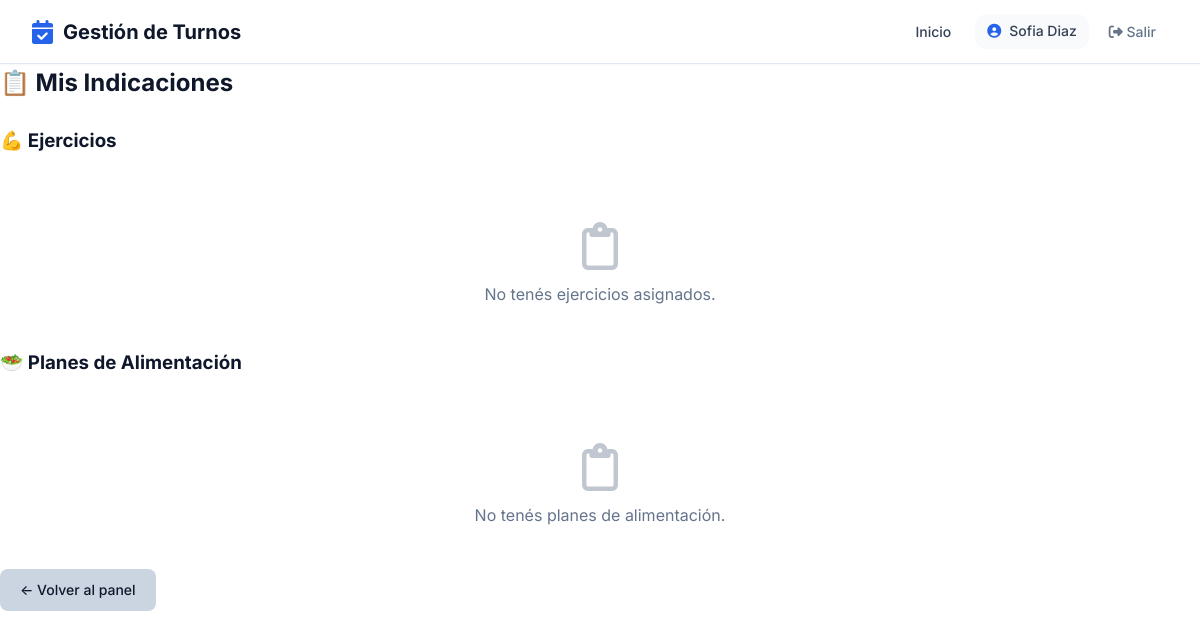
The app's page /paciente/mis-indicaciones/ (signed in), older data.
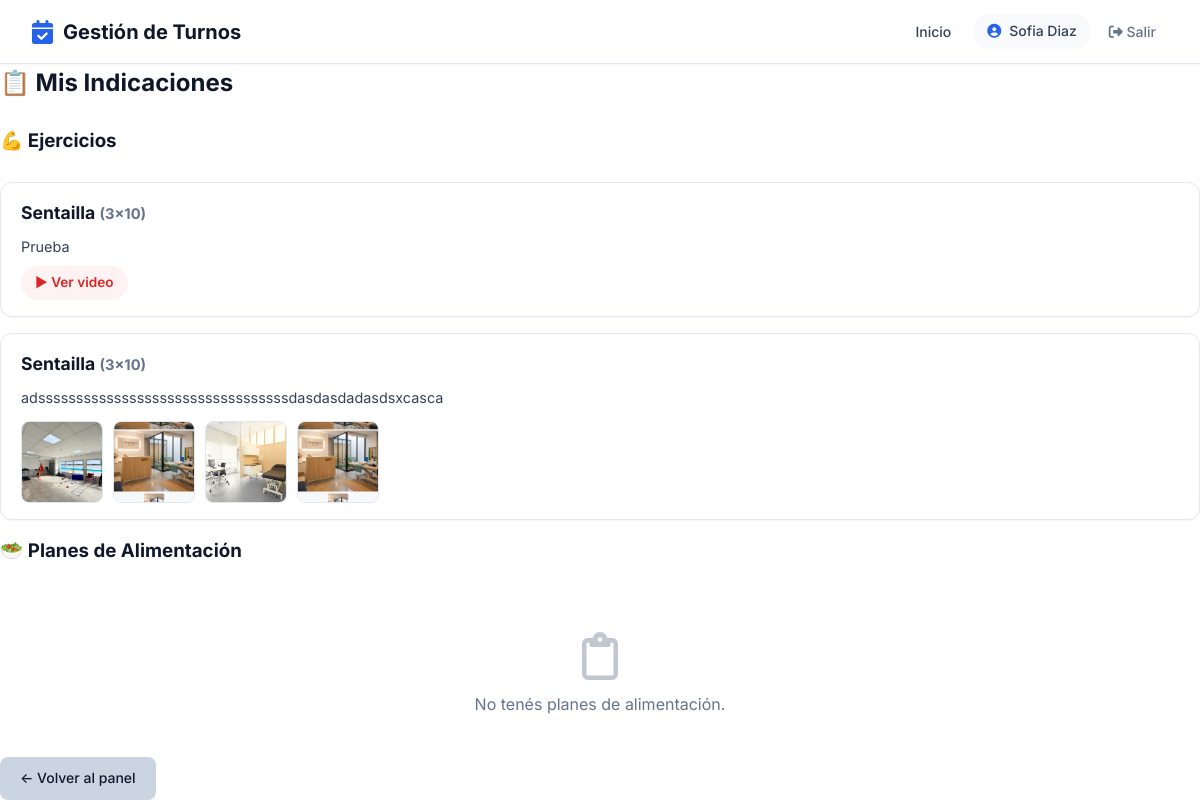
The same page, newer data.
### historias_clinicas/models.py (models this page shows, shortened)
class Ejercicio(ModeloBase):
    profesional = models.ForeignKey(
        'profesionales.Profesional',
        on_delete=models.CASCADE,
        verbose_name='Profesional'
    )
    paciente = models.ForeignKey(
        'pacientes.Paciente',
        on_delete=models.CASCADE,
        related_name='ejercicios',
        verbose_name='Paciente'
    )
    fecha = models.DateField(default=date.today, verbose_name='Fecha')
    nombre = models.CharField(max_length=200, verbose_name='Nombre del ejercicio')
    series = models.PositiveIntegerField(default=3, verbose_name='Series')
    repeticiones = models.PositiveIntegerField(default=10, verbose_name='Repeticiones')
    descripcion = models.TextField(blank=True, verbose_name='Descripción / Notas')
    link_video = models.URLField(blank=True, verbose_name='Link de YouTube')
    class Meta:
        verbose_name = 'Ejercicio'
        verbose_name_plural = 'Ejercicios'
        ordering = ['-fecha', 'nombre']

class ImagenEjercicio(ModeloBase):
    ejercicio = models.ForeignKey(
        Ejercicio,
        on_delete=models.CASCADE,
        related_name='imagenes',
        verbose_name='Ejercicio'
    )
    imagen = models.ImageField(upload_to='ejercicios/', verbose_name='Imagen')
    class Meta:
        verbose_name = 'Imagen de ejercicio'
        verbose_name_plural = 'Imágenes de ejercicios'

### pacientes/views_portal.py (the view)
@login_required
def mis_indicaciones(request):
    if request.user.rol != 'paciente':
        return redirect('home')
    paciente = get_object_or_404(Paciente, usuario=request.user)
    ejercicios = Ejercicio.objects.filter(paciente=paciente).order_by('-fecha')
    planes = PlanAlimentacion.objects.filter(paciente=paciente).order_by('-fecha')
    return render(request, 'pacientes/portal/mis_indicaciones.html', {
        'paciente': paciente,
        'ejercicios': ejercicios,
        'planes': planes,
    })

### pacientes/templates/pacientes/portal/mis_indicaciones.html (shortened to what this page needs)
{% extends 'core_app/base.html' %}
{% load static %}
{% block extra_css %}
    <link rel="stylesheet" href="{% static 'css/pages/ejercicios.css' %}">
{% endblock %}
{% block content %}
<div class="portal-paciente-container">
    <div class="ejercicios-header">
        <h1>📋 Mis Indicaciones</h1>
    </div>
    <h3 class="mb-3">💪 Ejercicios</h3>
    <br>
    {% if ejercicios %}
        {% for e in ejercicios %}
        <div class="ejercicio-card">
            <div class="ejercicio-card-header">
                <h3 class="ejercicio-nombre">{{ e.nombre }} <small class="text-muted">({{ e.series }}x{{ e.repeticiones }})</small></h3>
            </div>
            <p class="ejercicio-descripcion">{{ e.descripcion|default:'' }}</p>
            {% if e.link_video %}
                <a href="{{ e.link_video }}" target="_blank" class="ejercicio-video">▶ Ver video</a>
            {% endif %}
            {% if e.imagenes.all %}
                <div class="ejercicio-imagenes">
                    {% for img in e.imagenes.all %}
                        <a href="{{ img.imagen.url }}" target="_blank" class="ejercicio-imagen-wrapper">
                            <img src="{{ img.imagen.url }}" alt="">
                        </a>
                    {% endfor %}
                </div>
            {% endif %}
        </div>
        {% endfor %}
    {% else %}
        <div class="ejercicios-empty">
            <i class="far fa-clipboard"></i>
            <p>No tenés ejercicios asignados.</p>
        </div>
    {% endif %}
    <h3 class="mt-4 mb-3">🥗 Planes de Alimentación</h3>
    <br>
    {% if planes %}
        {% for plan in planes %}
        <div class="ejercicio-card">
            <div class="ejercicio-card-header">
                <h3 class="ejercicio-nombre">
                    Plan del {{ plan.fecha|date:"d/m/Y" }}
                    {% if plan.calorias_objetivo %}<small class="text-muted">({{ plan.calorias_objetivo }} kcal)</small>{% endif %}
                </h3>
            </div>
            {% if plan.desayuno %}<p><strong>🥐 Desayuno:</strong> {{ plan.desayuno }}</p>{% endif %}
            {% if plan.almuerzo %}<p><strong>🍗 Almuerzo:</strong> {{ plan.almuerzo }}</p>{% endif %}
            {% if plan.merienda %}<p><strong>☕ Merienda:</strong> {{ plan.merienda }}</p>{% endif %}
            {% if plan.cena %}<p><strong>🍝​ Cena:</strong> {{ plan.cena }}</p>{% endif %}
            {% if plan.observaciones %}<p class="ejercicio-descripcion">{{ plan.observaciones }}</p>{% endif %}
            {% if plan.link_video %}
                <a href="{{ plan.link_video }}" target="_blank" class="ejercicio-video">▶ Ver video</a>
            {% endif %}
            {% if plan.imagenes.all %}
                <div class="ejercicio-imagenes">
                    {% for img in plan.imagenes.all %}
                        <a href="{{ img.imagen.url }}" target="_blank" class="ejercicio-imagen-wrapper">
                            <img src="{{ img.imagen.url }}" alt="">
                        </a>
                    {% endfor %}
                </div>
            {% endif %}
        </div>
        {% endfor %}
    {% else %}
        <div class="ejercicios-empty">
            <i class="far fa-clipboard"></i>
            <p>No tenés planes de alimentación.</p>
        </div>
    {% endif %}
    <a href="{% url 'panel_paciente' %}" class="btn btn-secondary">← Volver al panel</a>
</div>
{% endblock %}

Row changes from the older to the newer data that the page shows:
added Ejercicio: nombre "Sentailla", series "3", repeticiones "10", descripcion "Prueba"
added Ejercicio: nombre "Sentailla", series "3", repeticiones "10", descripcion "adsssssssssssssssssssssssssssssssssdasdasdadasdsxcasca"
added ImagenEjercicio: imagen (picture)
added ImagenEjercicio: imagen (picture)
added ImagenEjercicio: imagen (picture)
added ImagenEjercicio: imagen (picture)
Text that changed along with them:
text no longer shown: "No tenés ejercicios asignados."
